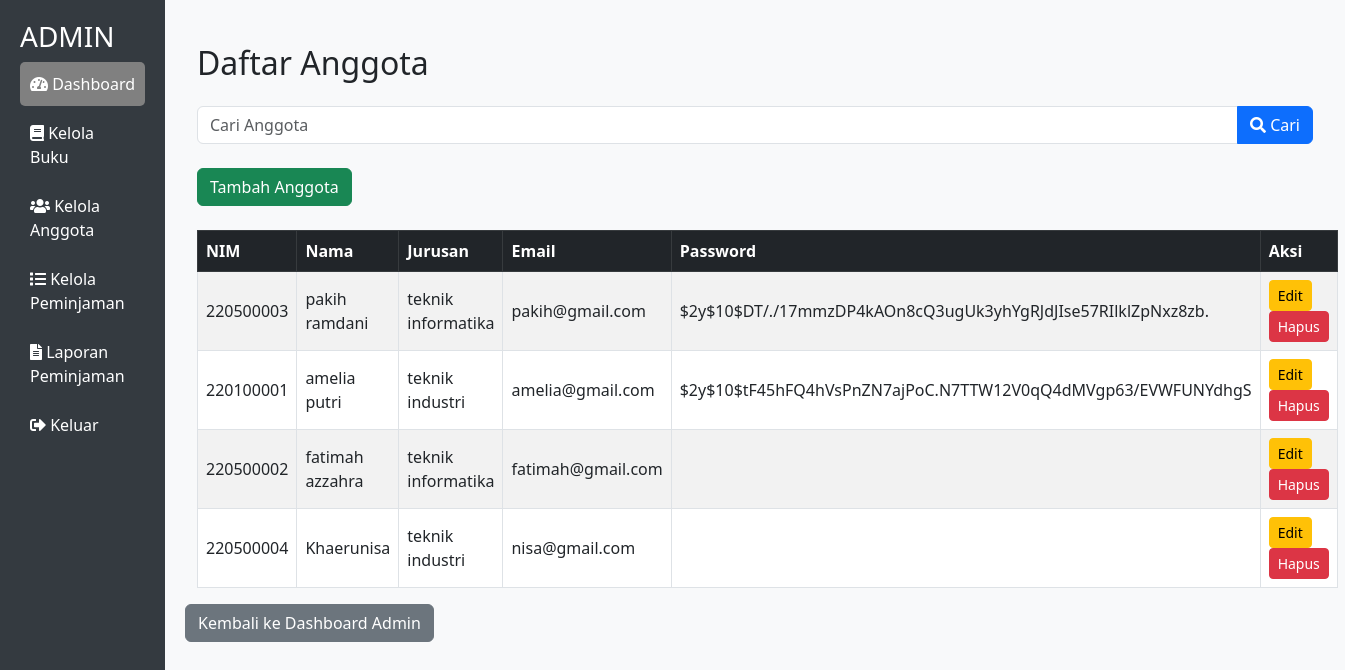
The app's page /perpustakaan_digital/kelola_anggota.php (signed in) with its own data.
### tables this page shows
CREATE TABLE `users` (
  `id` int(11) NOT NULL,
  `nim` int(12) DEFAULT NULL,
  `nama` varchar(100) NOT NULL,
  `jurusan` varchar(50) NOT NULL,
  `email` varchar(100) NOT NULL,
  `password` varchar(255) NOT NULL,
  `role` enum('anggota','petugas','admin') NOT NULL
);

### perpustakaan_digital/kelola_anggota.php (the view, shortened to what this page needs)
<?php
include 'koneksi.php';
$cari = isset($_GET['cari']) ? $_GET['cari'] : '';
$query = "SELECT id, nim, nama, jurusan, email, password
          FROM users
          WHERE role = 'anggota'
          AND (nim LIKE ? OR nama LIKE ? OR email LIKE ?)";
$stmt = $conn->prepare($query);
$searchTerm = "%" . $cari . "%";
$stmt->bind_param('sss', $searchTerm, $searchTerm, $searchTerm);
$stmt->execute();
$result = $stmt->get_result();
?>
<!DOCTYPE html>
<html lang="id">
<head>
    <link href="https://cdn.jsdelivr.net/npm/bootstrap@5.3.0/dist/css/bootstrap.min.css" rel="stylesheet">
    <link href="https://cdnjs.cloudflare.com/ajax/libs/font-awesome/5.15.4/css/all.min.css" rel="stylesheet">
</head>
<body>
    <div class="sidebar">
        <h3>ADMIN</h3>
        <a href="dashboard.php" class="active"><i class="fas fa-tachometer-alt"></i> Dashboard</a>
        <a href="kelola_buku.php"><i class="fas fa-book"></i> Kelola Buku</a>
        <a href="kelola_anggota.php"><i class="fas fa-users"></i> Kelola Anggota</a>
        <a href="kelola_peminjaman.php"><i class="fas fa-list"></i> Kelola Peminjaman</a>
        <a href="laporan_peminjaman.php"><i class="fas fa-file-alt"></i> Laporan Peminjaman</a>
        <a href="logout.php"><i class="fas fa-sign-out-alt"></i> Keluar</a>
    </div>
    <div class="main-content">
    <div class="container mt-4">
        <h2 class="mb-4">Daftar Anggota</h2>
            <form action="kelola_anggota.php" method="get" class="mb-4">
            <div class="input-group">
                <input type="text" class="form-control" name="cari" placeholder="Cari Anggota" value="<?= htmlspecialchars($cari) ?>">
                <button class="btn btn-primary" type="submit"><i class="fas fa-search"></i> Cari</button>
            </div>
        </form>
            <a href="tambah_anggota.php" class="btn btn-success mb-4">Tambah Anggota</a>
            <table class="table table-bordered table-striped">
            <thead class="table-dark">
                <tr>
                    <th>NIM</th>
                    <th>Nama</th>
                    <th>Jurusan</th>
                    <th>Email</th>
                    <th>Password</th>
                    <th>Aksi</th>
                </tr>
            </thead>
                <tbody>
                <?php while ($anggota = $result->fetch_assoc()) { ?>
                    <tr>
                        <td><?= htmlspecialchars($anggota['nim']) ?></td>
                        <td><?= htmlspecialchars($anggota['nama']) ?></td>
                        <td><?= htmlspecialchars($anggota['jurusan']) ?></td>
                        <td><?= htmlspecialchars($anggota['email']) ?></td>
                        <td><?= ($_SESSION['role'] == 'admin') ? htmlspecialchars($anggota['password']) : '******' ?></td>
                        <td>
                                <a href="edit_anggota.php?id=<?= $anggota['id'] ?>" class="btn btn-warning btn-sm">Edit</a>
                                <a href="hapus_anggota.php?id=<?= $anggota['id'] ?>" class="btn btn-danger btn-sm" onclick="return confirm('Yakin ingin menghapus?')">Hapus</a>
                        </td>
                        </tr>
                <?php } ?>
            </tbody>
        </table>
    </div>
            <a href="dashboard_admin.php" class="btn btn-secondary">Kembali ke Dashboard Admin</a>
        </div>
</body>
</html>

### perpustakaan_digital/kelola_anggota.php (style rules this page uses)
body { background-color: #f8f9fa; display: flex; margin: 0; min-height: 100vh; }
.sidebar { width: 250px; background-color: #343a40; color: white; padding: 20px; height: 100vh; }
.sidebar a { text-decoration: none; color: white; display: block; padding: 10px; border-radius: 5px; margin-bottom: 5px; }
.sidebar a:hover, .sidebar .active { background-color: gray; }
.main-content { flex: 1; padding: 20px; }
.table th, .table td { vertical-align: middle; }

### records on screen
users: nim "220500003", nama "pakih ramdani", jurusan "teknik informatika", email "pakih@gmail.com", password "$2y$10$DT/./17mmzDP4kAOn8cQ3ugUk3yhYgRJdJIse57RIlklZpNxz8zb."
users: nim "220100001", nama "amelia putri", jurusan "teknik industri", email "amelia@gmail.com", password "$2y$10$tF45hFQ4hVsPnZN7ajPoC.N7TTW12V0qQ4dMVgp63/EVWFUNYdhgS"
users: nim "220500002", nama "fatimah azzahra", jurusan "teknik informatika", email "fatimah@gmail.com"
users: nim "220500004", nama "Khaerunisa", jurusan "teknik industri", email "nisa@gmail.com"
